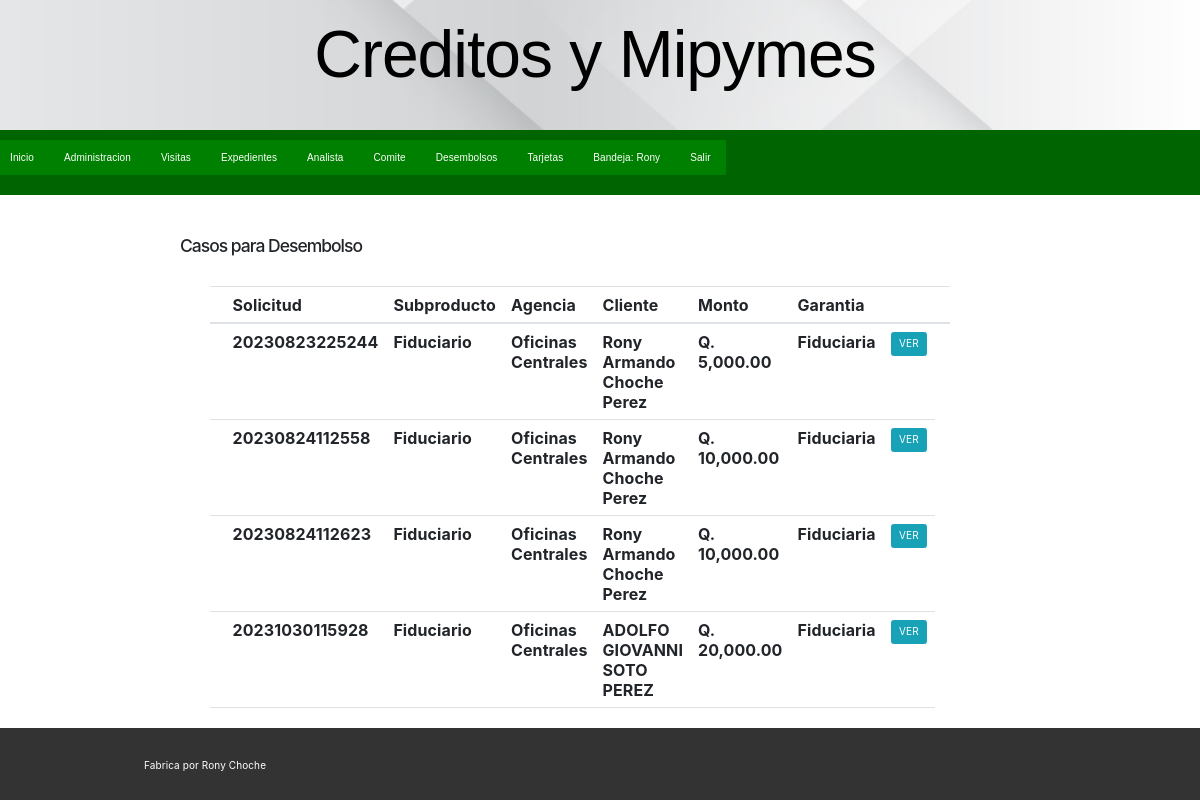
Page /desembolsos.php (signed in) on the committed database.
### tables this page shows
CREATE TABLE `solicitudes` (
  `id_solicitud` int(11) NOT NULL,
  `solicitud` varchar(20) NOT NULL,
  `fechahora` timestamp NULL DEFAULT current_timestamp(),
  `garntia` varchar(20) NOT NULL,
  `id_sector` int(3) NOT NULL,
  `sector` varchar(30) NOT NULL,
  `id_supervisor` int(3) NOT NULL,
  `supervisor` varchar(50) NOT NULL,
  `id_agencia` int(3) NOT NULL,
  `agencia` varchar(30) NOT NULL,
  `subproducto` varchar(30) NOT NULL,
  `ncliente` varchar(90) NOT NULL,
  `dpicliente` varchar(20) NOT NULL,
  `dpiletras` varchar(150) NOT NULL,
  `fnac` date NOT NULL,
  `edad` int(3) NOT NULL,
  `direccion` varchar(500) NOT NULL,
  `municipio` varchar(50) NOT NULL,
  `departamento` varchar(40) NOT NULL,
  `genero` varchar(10) NOT NULL,
  `ecivil` varchar(15) NOT NULL,
  `nacionalidad` varchar(30) NOT NULL,
  `profesion` varchar(80) NOT NULL,
  `ltrabajo` varchar(80) NOT NULL,
  `fingreso` date NOT NULL,
  `tiempolaboral` decimal(6,0) NOT NULL,
  `puesto` varchar(80) NOT NULL,
  `ingresos` decimal(20,2) NOT NULL,
  `montosolicitado` decimal(20,2) NOT NULL,
  `plazomeses` int(3) NOT NULL,
  `tasa` decimal(10,2) NOT NULL,
  `cuota` decimal(20,2) NOT NULL,
  `prospeccion` decimal(5,2) NOT NULL,
  `Comentarios` varchar(5000) NOT NULL,
  `estado` varchar(50) NOT NULL,
  `testigo` varchar(100) NOT NULL,
  `dpitestigo` varchar(20) NOT NULL,
  `dpitestigoletras` varchar(150) NOT NULL,
  `usatestigo` tinyint(1) NOT NULL,
  `ugarantia` tinyint(1) NOT NULL,
  `codgarantia` int(2) NOT NULL,
  `tgarantia` varchar(50) NOT NULL,
  `nomgarantia` varchar(70) NOT NULL,
  `fnacgarantia` date NOT NULL,
  `edadgarantia` int(3) NOT NULL,
  `direcciongarantia` varchar(150) NOT NULL,
  `municipio1` varchar(50) NOT NULL,
  `departamento1` varchar(50) NOT NULL,
  `generogarantia` varchar(20) NOT NULL,
  `ecivilgarantia` varchar(20) NOT NULL,
  `nacionalidadgarantia` varchar(50) NOT NULL,
  `profesiongarantia` varchar(80) NOT NULL,
  `trabajogarantia` varchar(150) NOT NULL,
  `finiciogarantia` date NOT NULL,
  `tlabgarantia` int(3) NOT NULL,
  `puestogarantia` varchar(80) NOT NULL,
  `ingresosgarantia1` decimal(20,2) NOT NULL,
  `dpigarantia` varchar(20) NOT NULL,
  `dpiletrasgarantia` varchar(150) NOT NULL,
  `usatestigo1` tinyint(1) NOT NULL,
  `testigo1` varchar(80) NOT NULL,
  `dpitestigo1` varchar(20) NOT NULL,
  `dpitestigoletras1` varchar(150) NOT NULL,
  `analista` varchar(20) NOT NULL,
  `fechapago` int(2) NOT NULL,
  `destino` varchar(80) NOT NULL,
  `acta` int(6) NOT NULL,
  `fechacomite` timestamp NOT NULL DEFAULT current_timestamp(),
  `punto` varchar(10) NOT NULL,
  `inciso` varchar(5) NOT NULL,
  `usuarioingreso` varchar(20) NOT NULL,
  `correoingreso` varchar(100) NOT NULL,
  `correosupervisor` varchar(100) NOT NULL,
  `correoanalista` varchar(100) NOT NULL,
  `fechaanalisis` timestamp(6) NOT NULL DEFAULT '0000-00-00 00:00:00.000000',
  `promotor` varchar(40) NOT NULL
);

### src/desembolsos.php (the view, shortened to what this page needs)
 <?php require( 'templates/header.php' ); ?>
<?php require( 'init.php' ); ?>
<!DOCTYPE html>
<html lang="en">
    <head>
        <link href="assets/bootstrap.min.css" rel="stylesheet">
        <link href="assets/bootstrap.min.css" rel="stylesheet">
    </head>
    <body background= "">
      <h3>Casos para Desembolso</h3>
            <div class="container mt-5">
                        <div class="col-md-8">
                            <table class="table" >
                                <thead class="" >
                                    <tr>
                                        <th></th>
                                        <th>Solicitud</th>
                                        <th>Subproducto</th>
                                        <th>Agencia</th>
                                        <th>Cliente</th>
                                        <th>Monto</th>
                                        <th>Garantia</th>
                                        <th></th>
                                        <th></th>
                                    </tr>
                                </thead>
                                <tbody>
                                        <?php
                                        $con=$app_db;
                                        $sql = "SELECT * FROM solicitudes WHERE estado='Autorizado'";
                                        $query = mysqli_query($con, $sql);
                                        while ($row = mysqli_fetch_array($query)) {
                                        ?>
                                            <tr>
                                                <th></th>
                                                <th><?php  echo $row['solicitud']?></th>
                                                <th><?php  echo $row['subproducto']?></th>
                                                <th><?php  echo $row['agencia']?></th>
                                                <th><?php  echo $row['ncliente']?></th>
                                                <th><?php  echo "Q. ".$formateado = number_format($row['montosolicitado'], 2, '.', ','); ?></th>
                                                <th><?php  echo $row['garntia']?></th>
                                                <th><a href="des.php?expediente= <?php echo $row['solicitud'] ?>"  class="btn btn-info">VER</a></th>
                                            </tr>
                                        <?php
                                            }
                                        ?>
                                </tbody>
                            </table>
                        </div>
                    </div>
            </div>
    </body>
</html>
<?php require( 'templates/footer.php' );?>

### src/assets/style.css (style rules this page uses)
*, *:after, *:before { box-sizing: inherit; }
html { box-sizing: border-box; font-size: 62.5%; }
body { color: #000000; font-family: 'Roboto', 'Helvetica Neue', 'Helvetica', 'Arial', sans-serif; font-size: 1.6em; font-weight: 300; letter-spacing: .01em; line-height: 1.6; margin:0; }
.container { margin: 0 auto; max-width: 112.0rem; padding: 0 2.0rem; position: relative; width: 100%; }
a { color: #9b4dca; text-decoration: none; }
blockquote, dl, figure, form, ol, p, pre, table, ul { margin-bottom: 2.5rem; }
table { border-spacing: 0; width: 100%; }
td, th { border-bottom: 0.1rem solid #e1e1e1; padding: 1.2rem 1.5rem; text-align: left; }
td:first-child, th:first-child { padding-left: 0; }
td:last-child, th:last-child { padding-right: 0; }
h1, h2, h3, h4, h5, h6 { font-weight: 300; letter-spacing: -.1rem; margin-bottom: 2.0rem; margin-top: 0; }
h3 { font-size: 2.8rem; line-height: 1.3; }

### src/templates/header.php (style rules this page uses)
* { padding: 0px; margin:0px; }

### rows in the picture
solicitudes: solicitud "20230823225244", subproducto "Fiduciario", agencia "Oficinas Centrales", ncliente "Rony Armando Choche Perez", montosolicitado "5,000.00", garntia "Fiduciaria"
solicitudes: solicitud "20230824112558", subproducto "Fiduciario", agencia "Oficinas Centrales", ncliente "Rony Armando Choche Perez", montosolicitado "10,000.00", garntia "Fiduciaria"
solicitudes: solicitud "20230824112623", subproducto "Fiduciario", agencia "Oficinas Centrales", ncliente "Rony Armando Choche Perez", montosolicitado "10,000.00", garntia "Fiduciaria"
solicitudes: solicitud "20231030115928", subproducto "Fiduciario", agencia "Oficinas Centrales", ncliente "ADOLFO GIOVANNI SOTO PEREZ", montosolicitado "20,000.00", garntia "Fiduciaria"

### other values in the picture
$_SESSION	['username'] "Rony"
